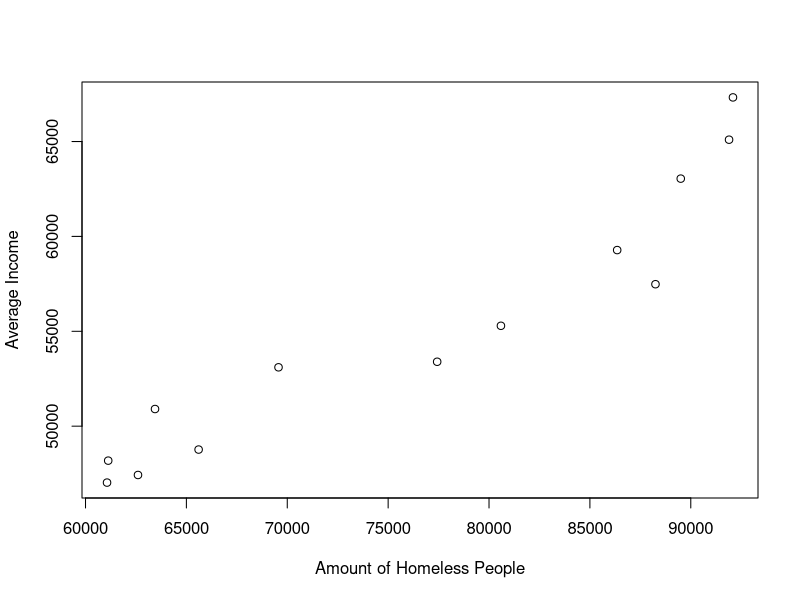

The R script that drew this image:
# Per staat
#        | Homeless People | Average Income
#       _|
#   2007 |
#   2008 |
#   2009 |
#   2010 |
#   2011 |
#   2012 |
#   2013 |
#   2014 |
#   2015 |
#   2016 |
#   2017 |
#   2018 |
#   2019 |

# install.packages("readxl")
library("readxl")

# get all sheets
averageIncomeSheet = read_excel("../data/Income per Capita by State 1929-2021.xlsx")
averageIncomeStates = averageIncomeSheet[, "State"]$State
state = "NY"

columnNames = c("Amount of Homeless People", "Average Income")
rowNames = c("2007", "2008", "2009", "2010", "2011", "2012", "2013", "2014", "2015", "2016", "2017", "2018", "2019")
stateData = data.frame(matrix(nrow = length(rowNames), ncol = length(columnNames)))
colnames(stateData) = columnNames
rownames(stateData) = rowNames

for (year in rowNames) {
  # get amount of homeless people per year for the state CA
  homelessAmountSheet = read_excel("../data/2007-2021-PIT-Counts-by-State.xlsx", year)
  states = homelessAmountSheet[, "State"]
  totalHomelessAmount = homelessAmountSheet[, paste("Overall Homeless,", year)]
  stateData[year, "Amount of Homeless People"] = totalHomelessAmount[states == state]
  
  # get amount of income per year for the state CA
  averageIncome = averageIncomeSheet[, paste("Income", year)]
  stateData[year, "Average Income"] = averageIncome[averageIncomeStates == state, ]
}

plot(stateData)

model = lm(stateData$`Amount of Homeless People` ~ stateData$`Average Income`)
cor.test(stateData$`Amount of Homeless People`, stateData$`Average Income`)
